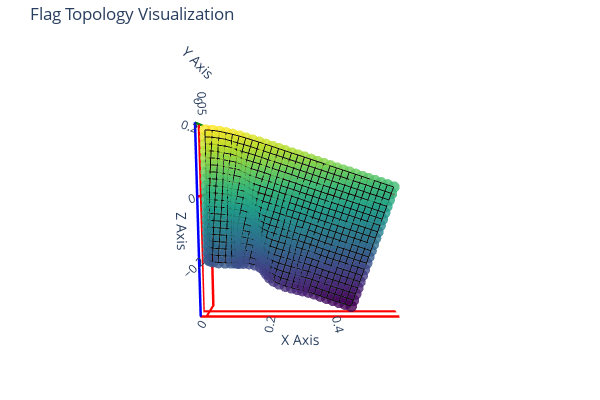

Notebook code for this chart:
### Code cell
visualize_flag_vertices("flag_001_005.npy", use_topology=True)

### Figure 1 — Plotly figure (JSON) as saved in the notebook; plotly's stock layout.template omitted (floating-point values rounded to 4 significant figures; data arrays with more than 128 entries replaced by an {"elided": "..."} marker saying what was removed)
{"data": [{"line": {"color": "black", "width": 2}, "mode": "lines", "name": "Mesh Edges", "type": "scatter3d", "x": {"elided": "6900 float values"}, "y": {"elided": "6900 float values"}, "z": {"elided": "6900 float values"}}, {"marker": {"color": {"elided": "600 float values"}, "colorscale": [[0, "#440154"], [0.1111, "#482878"], [0.2222, "#3e4989"], [0.3333, "#31688e"], [0.4444, "#26828e"], [0.5556, "#1f9e89"], [0.6667, "#35b779"], [0.7778, "#6ece58"], [0.8889, "#b5de2b"], [1, "#fde725"]], "opacity": 0.8, "size": 4}, "mode": "markers", "name": "Vertices", "type": "scatter3d", "x": {"elided": "600 float values"}, "y": {"elided": "600 float values"}, "z": {"elided": "600 float values"}}], "layout": {"height": 400, "margin": {"b": 0, "l": 0, "r": 0, "t": 40}, "scene": {"aspectmode": "data", "camera": {"center": {"x": 0, "y": 0, "z": 0}, "eye": {"x": 0, "y": -4, "z": 0.5}, "up": {"x": 0, "y": 0, "z": 1}}, "xaxis": {"linecolor": "red", "linewidth": 5, "showbackground": false, "showgrid": false, "showline": true, "title": {"text": "X Axis"}, "zeroline": true, "zerolinecolor": "red", "zerolinewidth": 5}, "yaxis": {"linecolor": "green", "linewidth": 5, "showbackground": false, "showgrid": false, "showline": true, "title": {"text": "Y Axis"}, "zeroline": true, "zerolinecolor": "red", "zerolinewidth": 5}, "zaxis": {"linecolor": "blue", "linewidth": 5, "showbackground": false, "showgrid": false, "showline": true, "title": {"text": "Z Axis"}, "zeroline": true, "zerolinecolor": "red", "zerolinewidth": 5}}, "showlegend": false, "title": {"text": "Flag Topology Visualization"}, "width": 600}}
